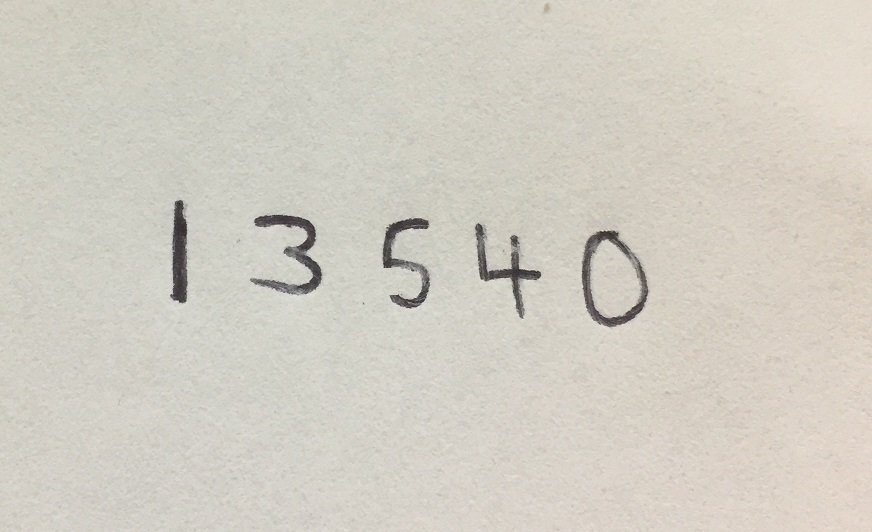
#> input picture test_image.jpg, 872 x 532 px; its folder holds only this picture in this run
$ python -i digit_recognation.py   (imports and definitions only)   (older library calls are emulated)
#> lines starting #> are read from the running program, lines starting #| are printed output that depends on the picture; after the words box and inside, x2 and y2 are one past the last pixel; in counts of white or black regions, pixels touching at a corner belong together
### needed.py
from PIL import Image
from numpy import asarray


def imresize(arr,size):
	img=Image.fromarray(arr)
	img=img.resize(size)
	return asarray(img)

### digit_recognation.py

import numpy as np
# from scipy.misc.pilutil import imresize
from needed import imresize
from PIL import Image
import cv2  # version 3.2.0
from skimage.feature import hog
from matplotlib import pyplot as plt
from sklearn.model_selection import train_test_split
from sklearn.metrics import accuracy_score
from sklearn.utils import shuffle
# Import required libraries
from tkinter import *
from PIL import ImageTk, Image
import time
from tkinter import ttk
from tkinter import filedialog as fd
from tkinter.messagebox import showinfo

# digit recognition sytem

DIGIT_WIDTH = 10
DIGIT_HEIGHT = 20
IMG_HEIGHT = 28
IMG_WIDTH = 28
CLASS_N = 10  # 0-9
FINAL_USER_IMG = 'final_digits.png'
TEST_USER_IMG = 'test_image.png'

# This method splits the input training image into small cells (of a single digit) and uses these cells as training data.
# The default training image (MNIST) is a 1000x1000 size image and each digit is of size 10x20. so we divide 1000/10 horizontally and 1000/20 vertically.
# [31 lines left out: functions split2d, load_digits, pixels_to_hog_20, not called in this run]


# define a custom model in a similar class wrapper with train and predict methods
class KNN_MODEL():
    def __init__(self, k=3):
        self.k = k
        self.model = cv2.ml.KNearest_create()

    def train(self, samples, responses):
        self.model.train(samples, cv2.ml.ROW_SAMPLE, responses)

    def predict(self, samples):
        retval, results, neigh_resp, dists = self.model.findNearest(samples, self.k)
        return results.ravel()


class SVM_MODEL():
    # [7 lines left out: function __init__, not called in this run]

    def train(self, samples, responses):
        self.model.train(samples, cv2.ml.ROW_SAMPLE, responses)

    def predict(self, samples):
        results = self.model.predict(samples.reshape(-1, self.features))
        return results[1].ravel()


def get_digits(contours, hierarchy):
    hierarchy = hierarchy[0]
    bounding_rectangles = [cv2.boundingRect(ctr) for ctr in contours]
    final_bounding_rectangles = []
    # find the most common heirarchy level - that is where our digits's bounding boxes are
    u, indices = np.unique(hierarchy[:, -1], return_inverse=True)
    most_common_heirarchy = u[np.argmax(np.bincount(indices))]

    for r, hr in zip(bounding_rectangles, hierarchy):
        x, y, w, h = r
        # this could vary depending on the image you are trying to predict
        # we are trying to extract ONLY the rectangles with images in it (this is a very simple way to do it)
        # we use heirarchy to extract only the boxes that are in the same global level - to avoid digits inside other digits
        # ex: there could be a bounding box inside every 6,9,8 because of the loops in the number's appearence - we don't want that.
        # read more about it here: https://docs.opencv.org/trunk/d9/d8b/tutorial_py_contours_hierarchy.html
        if ((w * h) > 250) and (10 <= w <= 200) and (10 <= h <= 200) and hr[3] == most_common_heirarchy:
            final_bounding_rectangles.append(r)

    return final_bounding_rectangles


# [34 lines left out: function proc_user_img, not called in this run]
    # cv2.destroyAllWindows()


def get_contour_precedence(contour, cols):
    return contour[1] * cols + contour[0]  # row-wise ordering


# this function processes a custom training image
# see example : custom_train.digits.jpg
# if you want to use your own, it should be in a similar format
def load_digits_custom(img_file):
#> called with img_file = 'test_image.jpg'
    train_data = []
    train_target = []
    start_class = 1
    im = cv2.imread(img_file)
#> im is the input picture: shape (532, 872, 3); mean B, G, R 195.2, 205.6, 209.7
    imgray = cv2.cvtColor(im, cv2.COLOR_BGR2GRAY)
    plt.imshow(imgray)
    kernel = np.ones((5, 5), np.uint8)

    ret, thresh = cv2.threshold(imgray, 127, 255, 0)
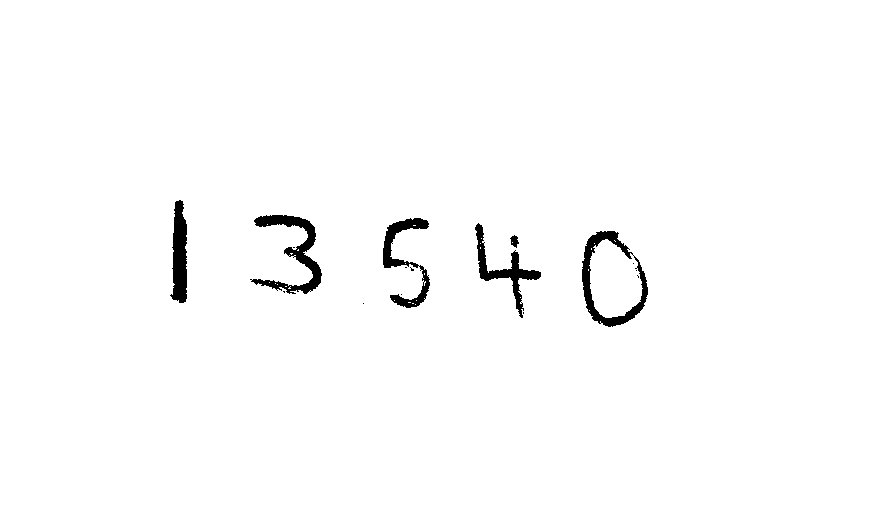
#> thresh: shape (532, 872); 98.5% white; 16 black regions (10 under 20 px), largest, box (x1, y1, x2, y2) and area: (250, 215, 322, 294) 1635, (582, 231, 648, 327) 1614, (170, 200, 187, 303) 1264, (383, 218, 430, 308) 1259, (475, 223, 541, 318) 1202, (510, 235, 519, 248) 70
    thresh = cv2.erode(thresh, kernel, iterations=1)
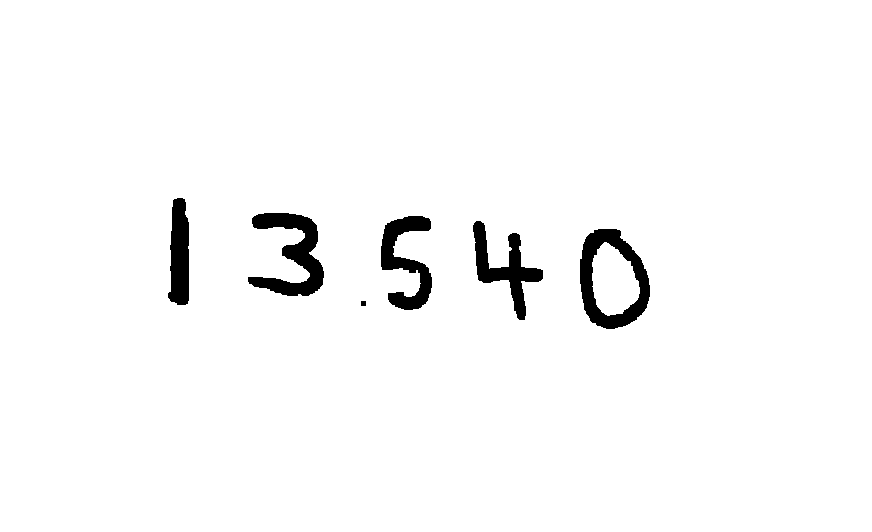
#> thresh: shape (532, 872); 97.4% white; 6 black regions, box (x1, y1, x2, y2) and area: (580, 229, 650, 329) 2920, (248, 213, 324, 296) 2809, (381, 216, 432, 310) 2264, (473, 221, 543, 320) 2241, (168, 198, 189, 305) 1812, (361, 301, 366, 306) 25
    thresh = cv2.dilate(thresh, kernel, iterations=1)
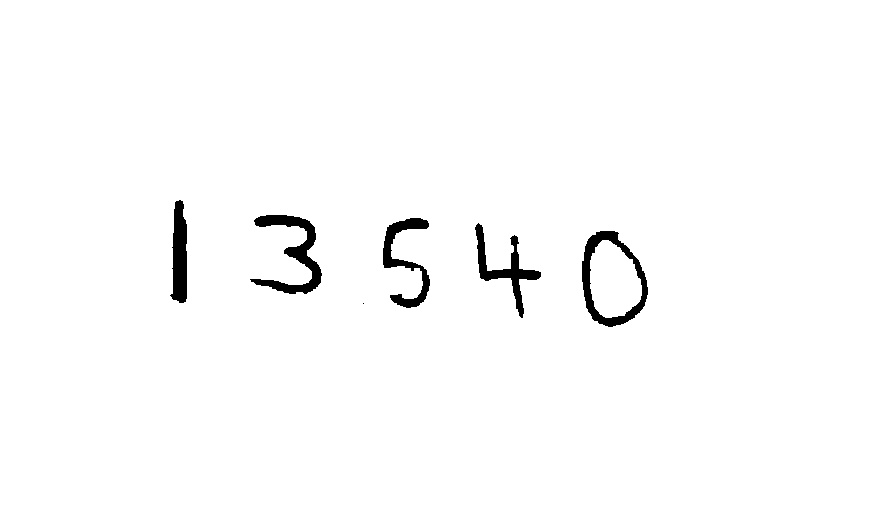
#> thresh: shape (532, 872); 98.4% white; 6 black regions (1 under 20 px)
    thresh = cv2.erode(thresh, kernel, iterations=1)

    contours, hierarchy = cv2.findContours(thresh, cv2.RETR_TREE, cv2.CHAIN_APPROX_SIMPLE)
#> contours = 8 contours; box (x1, y1, x2, y2) and area: (0, 0, 872, 532) 462501, (579, 228, 651, 330) 5588, (247, 212, 325, 297) 3012, (380, 215, 433, 311) 2450, (592, 242, 640, 316) 2444, (472, 220, 544, 321) 2428, (167, 197, 190, 306) 1930, (360, 300, 367, 307) 34
    digits_rectangles = get_digits(contours, hierarchy)  # rectangles of bounding the digits in user image
#> in get_digits, `bounding_rectangles = [cv2.boundingRect(ctr) for ctr in contours]`: bounding_rectangles = [(0, 0, 872, 532), (360, 300, 7, 7), (579, 228, 72, 102), (592, 242, 48, 74), (472, 220, 72, 101), (380, 215, 53, 96), (247, 212, 78, 85), (167, 197, 23, 109)]
#> in get_digits, `u, indices = np.unique(hierarchy[:, -1], return_inverse=True)`: u = [-1, 0, 2]; indices = [0, 1, 1, 2, 1, 1, 1, 1]
#> in get_digits, `most_common_heirarchy = u[np.argmax(np.bincount(indices))]`: most_common_heirarchy = 0
#> the loop in get_digits, `for r, hr in zip(bounding_rectangles, hierarchy):` made 8 passes
#> (hr, x, y, w, h) on passes 1 to 8: ([-1, -1, 1, -1], 0, 0, 872, 532), ([2, -1, -1, 0], 360, 300, 7, 7), ([4, 1, 3, 0], 579, 228, 72, 102), ([-1, -1, -1, 2], 592, 242, 48, 74), ([5, 2, -1, 0], 472, 220, 72, 101), ([6, 4, -1, 0], 380, 215, 53, 96), ([7, 5, -1, 0], 247, 212, 78, 85), ([-1, 6, -1, 0], 167, 197, 23, 109)
#> after the loop in get_digits, `for r, hr in zip(bounding_rectangles, hierarchy):`: final_bounding_rectangles = [(579, 228, 72, 102), (472, 220, 72, 101), (380, 215, 53, 96), (247, 212, 78, 85), (167, 197, 23, 109)]
#> digits_rectangles has the same summary as final_bounding_rectangles in get_digits

    # sort rectangles accoring to x,y pos so that we can label them
    digits_rectangles.sort(key=lambda x: get_contour_precedence(x, im.shape[1]))

    for index, rect in enumerate(digits_rectangles):
        x, y, w, h = rect
        cv2.rectangle(im, (x, y), (x + w, y + h), (0, 255, 0), 2)
        im_digit = imgray[y:y + h, x:x + w]
        im_digit = (255 - im_digit)

        im_digit = imresize(im_digit, (IMG_WIDTH, IMG_HEIGHT))
        train_data.append(im_digit)
        train_target.append(start_class % 10)

        if index > 0 and (index + 1) % 10 == 0:
            start_class += 1
#> this loop made 5 passes
#> pass 1, in imresize, `img=img.resize(size)`:
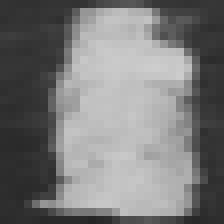
#> img: PIL image 28x28 L (shown 8 times larger); min 37, max 205, mean 121.1
#> pass 2, in load_digits_custom, `im_digit = imgray[y:y + h, x:x + w]`:
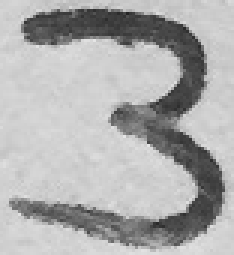
#> im_digit: shape (85, 78) (shown 3 times larger); min 37, max 229, mean 173.1
#> after the loop:
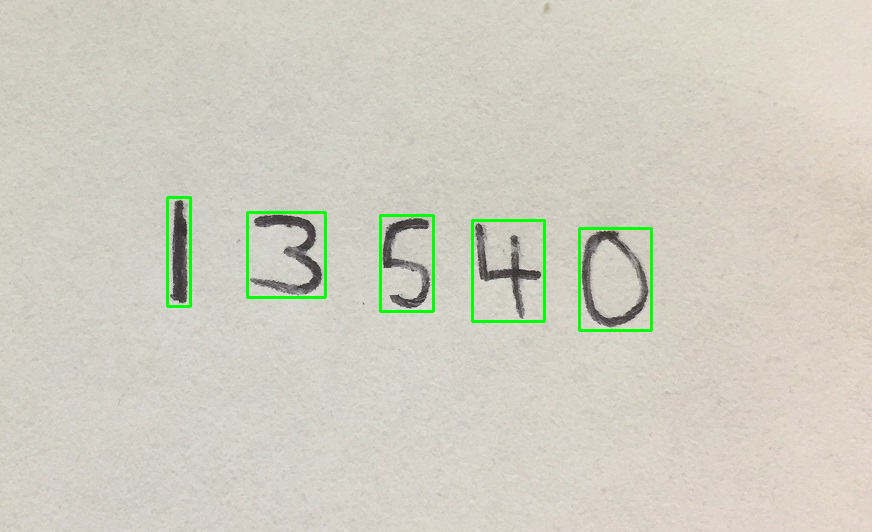
#> im: shape (532, 872, 3); 1.02% of pixels changed, all inside (x1, y1, x2, y2) = (166, 196, 653, 332)
#> after the loop:
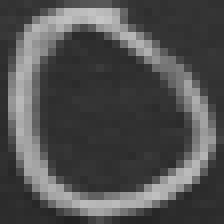
#> im_digit: shape (28, 28) (shown 8 times larger); min 34, max 198, mean 79.2
#> after the loop, start_class = 1; train_data = 5 items; train_target = [1, 1, 1, 1, 1]
    cv2.imwrite("training_box_overlay.png", im)

    return np.array(train_data), np.array(train_target)

# [105 lines left out: functions start, showOutputImage, select_file, startProcess, not called in this run]

# [1 line not run here, left out]

>>> result = load_digits_custom('test_image.jpg')
